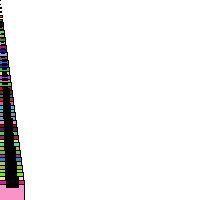
Frame 1 (no input)
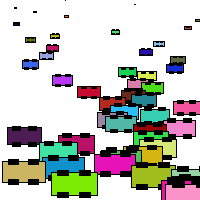
Frame 60 (the mouse pressed at the canvas centre just before this capture)
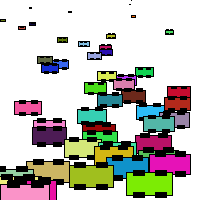
Frame 120 (the mouse held since frame 60 and released just before this capture)

The Processing sketch that drew these frames (run headless with seeded random() and noise(); from frame 60 on, the mouse is pressed at the canvas centre):

// Processing sketch: ex11_13
// ── ex11_13.pde
Car[] myCars = new Car[50];
void setup(){
  size(200,200);
  for(int i=0;i<myCars.length;i++){
    myCars[i] = 
   new Car(0,i*4,i,color(random(255),random(255),random(255)));
  }
}
void draw(){
  background(255);
  for(int i=0;i<myCars.length;i++){
    myCars[i].display();
    myCars[i].move();
    myCars[i].bounce();
  }
}
class Car{
  float x;
  float y;
  int thesize;
  color c;
  int offset;
  float speed;
  Car(float _x, float _y, int _thesize, color _c){
    x = _x;
    y = _y;
    thesize = _thesize;
    c=_c;
    offset = thesize/4;
    speed = random(0.2,4);
  }
  void display(){
    rectMode(CENTER);
    stroke(0);
    fill(c);
    rect(x,y,thesize,thesize/2);
    fill(0);
    rect(x-offset,y-offset,offset,offset/2);
    rect(x+offset,y-offset,offset,offset/2);
    rect(x-offset,y+offset,offset,offset/2);
    rect(x+offset,y+offset,offset,offset/2);
  }
  void move(){
    x = x + speed;
  }
  void bounce(){
    if ((x > width) || (x < 0)) {
      speed = speed * -1;
    }
  }
}
